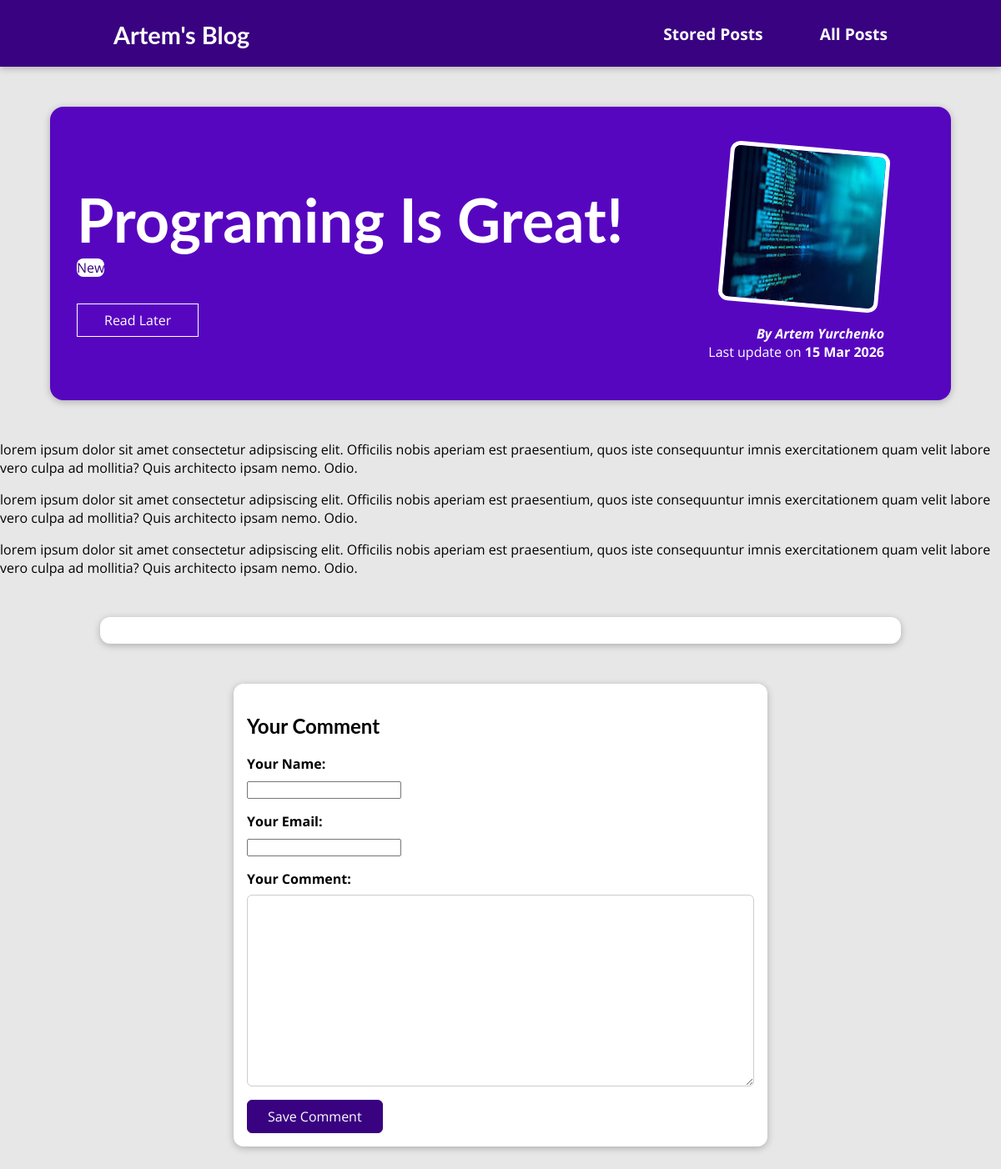
Page /posts/programming-is-fun on the committed database.
### blog/models.py (models this page shows, shortened)
class Post(models.Model):
    title = models.CharField(max_length=150)
    excerpt = models.CharField(max_length=200)
    image = models.ImageField(upload_to="posts", null=True)
    date = models.DateField(auto_now=True)
    slug = models.SlugField(unique=True, db_index=True)
    content = models.TextField(validators=[MinLengthValidator(10)])
    author = models.ForeignKey(
        Author, on_delete=models.SET_NULL, null=True, related_name="posts")
    tags = models.ManyToManyField(Tag)

class Tag(models.Model):
    caption = models.CharField(max_length=20)

class Author(models.Model):
    first_name = models.CharField(max_length=100)
    last_name = models.CharField(max_length=100)
    email_address = models.EmailField()
    def full_name(self):
        return f"{self.first_name} {self.last_name}"

### blog/views.py (the view, shortened to what this page needs)
# urls.py: path("posts/<slug:slug>", views.SinglePostView.as_view(),
class SinglePostView(View):
    def is_stored_post(self, request, post_id):
        stored_posts = request.session.get("stored_posts")
        if stored_posts is not None:
            is_saved_for_later = post_id in stored_posts
        else:
            is_saved_for_later = False
        return is_saved_for_later
    def get(self, request, slug):
        post = Post.objects.get(slug=slug)
        stored_posts = request.session.get("stored_posts")
        if stored_posts is not None:
            is_saved_for_later = post.id in stored_posts
        else:
            is_saved_for_later = False
        context = {
            "post": post,
            "post_tags": post.tags.all(),
            "comment_form": CommentForm(),
            "comments": post.comments.all().order_by("-id"),
            "saved_for_later": self.is_stored_post(request, post.id)
        }
        return render(request, "blog/post-detail.html", context)

### blog/forms.py
class CommentForm(forms.ModelForm):
    class Meta:
        model = Comment
        exclude = ["post"]
        labels = {
            "user_name": "Your Name",
            "user_email": "Your Email",
            "text": "Your Comment"
        }

### blog/templates/blog/post-detail.html (shortened to what this page needs)
{% extends "base.html" %}
{% load static %}
{% block css_files %}
    <link rel="stylesheet" href="{% static "blog/post-detail.css" %}" />
{% endblock %}
{% block content %}
    <section id="summary">
        <h2>{{ post.title }}</h2>
        <div>
            {% for tag in post_tags %}
                <span class="tag">{{ tag.caption }}</span>
            {% endfor %}
        </div>
        <div id="read-later">
            <form action="{% url "read-later" %}" method="POST">
                {% if is_stored %}
                    <input type="hidden" name="remove" value="true">
                    <button class="remove-btn">Remove from "Read Later" List</button>
                {% else %}
                    <button class="read-later-btn">
                        {% if saved_for_later %}
                            Remove from "Read Later" List
                        {% else %}
                            Read Later
                        {% endif %}
                    </button>
                {% endif %}
            </form>
        </div>
        <article>
            <img src="{{ post.image.url }}" alt="{{ post.title }}" />
            <address>By <a href="mailto:{{ post.author.email_address }}">{{ post.author.full_name }}</a></address>
            <div>Last update on <time>{{ post.date|date:"d M Y" }}</time></div>
        </article>
    </section>
    <main>
        {{ post.content|linebreaks }}
    </main>
    <section id="comments">
    </section>
    <section id="comment-form">
        <h2>Your Comment</h2>
        <form action="{% url "post-detail-page" post.slug %}" method="POST">
            {% for form_field in comment_form %}
                <div class="form-control {% if form_field.errors %}error{% endif %}">
                    {{ form_field.label_tag }}
                    {{ form_field }}
                </div>
            {% endfor %}
            <button>Save Comment</button>
        </form>
    </section>
{% endblock %}

### static/app.css (style rules this page uses)
* { box-sizing: border-box; }
html { font-family: 'Open Sans', 'Lato', sans-serif; }
body { margin: 0; }
h1, h2, h3 { font-family: 'Lato', sans-serif; font-weight: bold; }

### blog/static/blog/post-detail.css (style rules this page uses)
body { background-color: #e7e7e7; }
#summary { margin: 8rem auto 3rem auto; padding: 2rem; width: 90%; max-width: 90rem; border-radius: 16px; background-color: #5706c0; position: relative; box-shadow: 0 2px 8px rgba(0, 0, 0, 0.25); height: 22rem; }
#summary h2 { color: white; font-size: 4.5rem; margin-bottom: 0.25rem; }
#summary article { position: absolute; top: 2rem; right: 3rem; padding: 1rem 2rem; border-radius: 12px; text-align: right; color: white }
#summary article img { width: 12rem; height: 12rem; border-radius: 12px; transform: rotateZ(5deg); border: 5px solid white; margin-bottom: 1rem; }
#summary address { font-weight: bold; }
#summary a { color: white; text-decoration: none; }
#summary time { font-weight: bold; }
#read-later { margin: 2rem 0; }
#read-later button { background-color: transparent; border: 1px solid white; padding: 0.5rem 2rem; font: inherit; color: white; cursor: pointer; }
.tag { background-color: white; color: #390281; border-radius: 8px; }
#comment-form { margin: 3rem auto; width: 90%; max-width: 40rem; border-radius: 12px; background-color: white; box-shadow: 0 2px 8px rgba(0, 0, 0, 0.25); padding: 1rem; }
#comment-form button { font: inherit; background-color: #390281; color: white; border: 1px solid #390281; padding: 0.5rem 1.5rem; border-radius: 6px; cursor: pointer; }
.form-control { margin-bottom: 1rem; }
.form-control label { font-weight: bold; margin-bottom: 0.5rem; display: block; }
.fotm-control input, .form-control textarea { display: block; width: 100%; font: inherit; padding: 0.25rem; border-radius: 6px; border: 1px solid #ccc; }
#comments { margin: 3rem auto; width: 90%; max-width: 60rem; border-radius: 12px; background-color: white; box-shadow: 0 2px 8px rgba(0, 0, 0, 0.25); padding: 1rem 2rem; }

### rows in the picture
Post: title "Programing Is Great!", image (picture), author.full_name "Artem Yurchenko", date "15 Mar 2026", content "lorem ipsum dolor sit amet consectetur adipsiscing elit. Officilis nobis aperiam est praesentium, quos iste consequuntur imnis exercitationem quam velit labore vero culpa ad mollitia? Quis architecto ipsam nemo. Odio. lorem ipsum dolor sit amet consectetur adipsiscing elit. Officilis nobis aperiam est praesentium, quos iste consequuntur imnis exercitationem quam velit labore vero culpa ad mollitia? Quis architecto ipsam nemo. Odio. lorem ipsum dolor sit amet consectetur adipsiscing elit. Officilis nobis aperiam est praesentium, quos iste consequuntur imnis exercitationem quam velit labore vero culpa ad mollitia? Quis architecto ipsam nemo. Odio."
Tag: caption "New"
